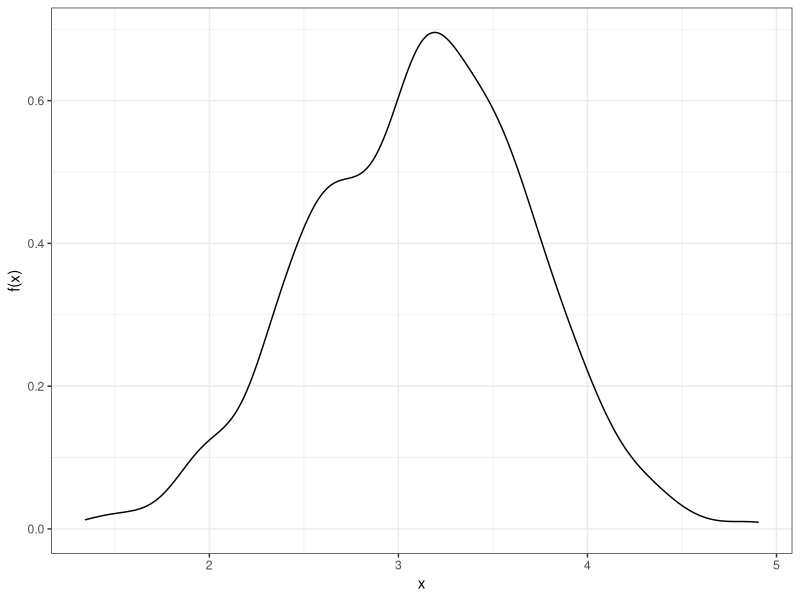
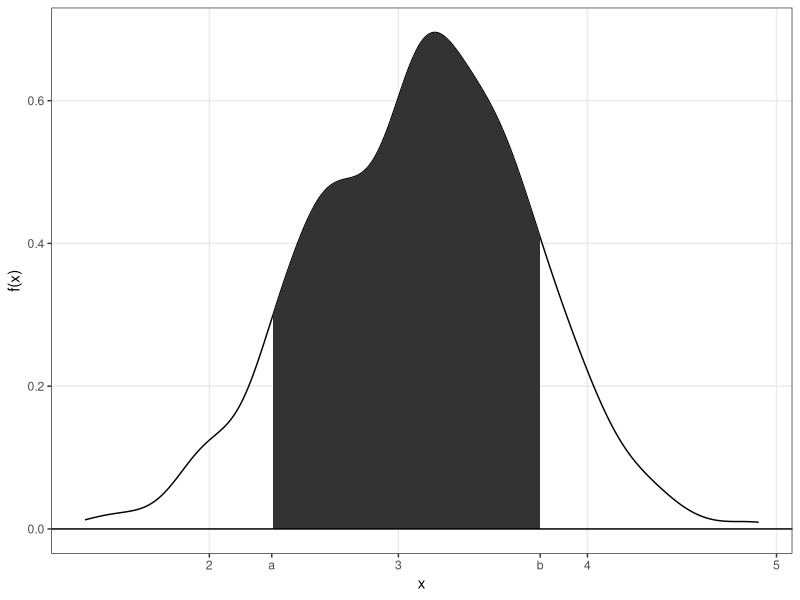
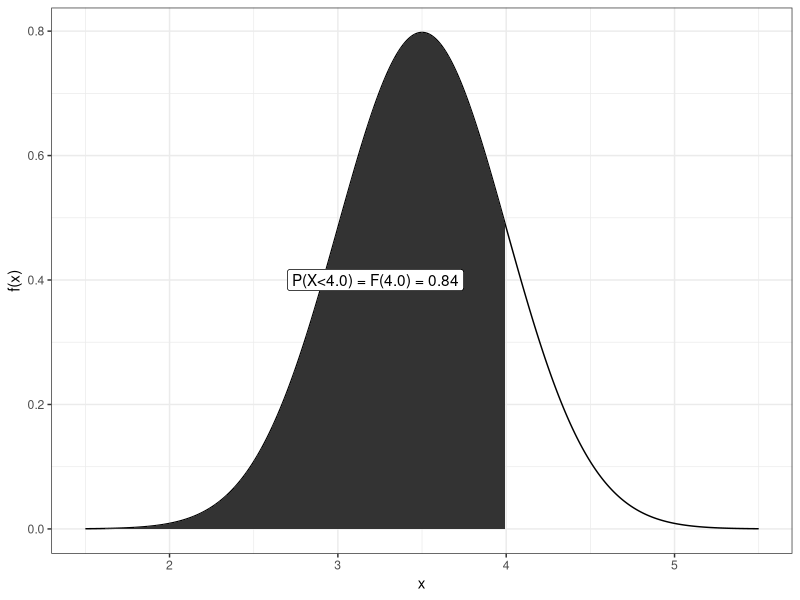
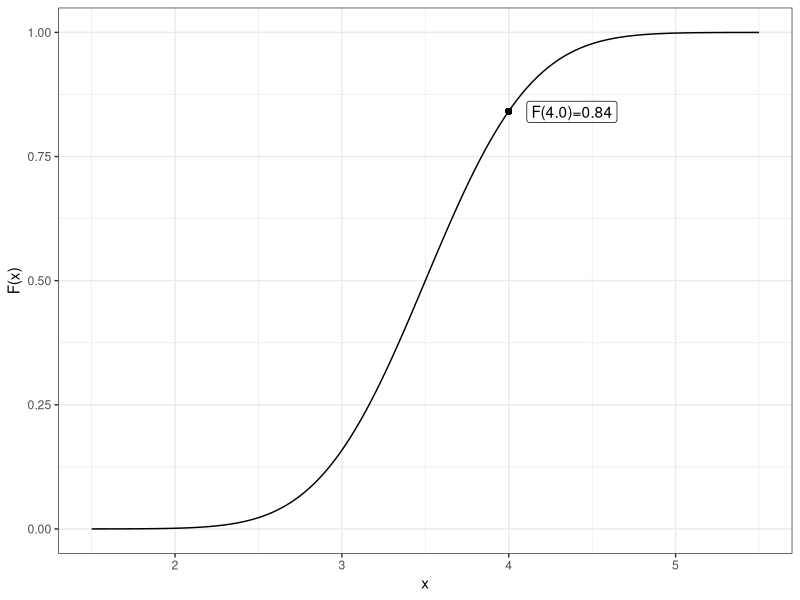
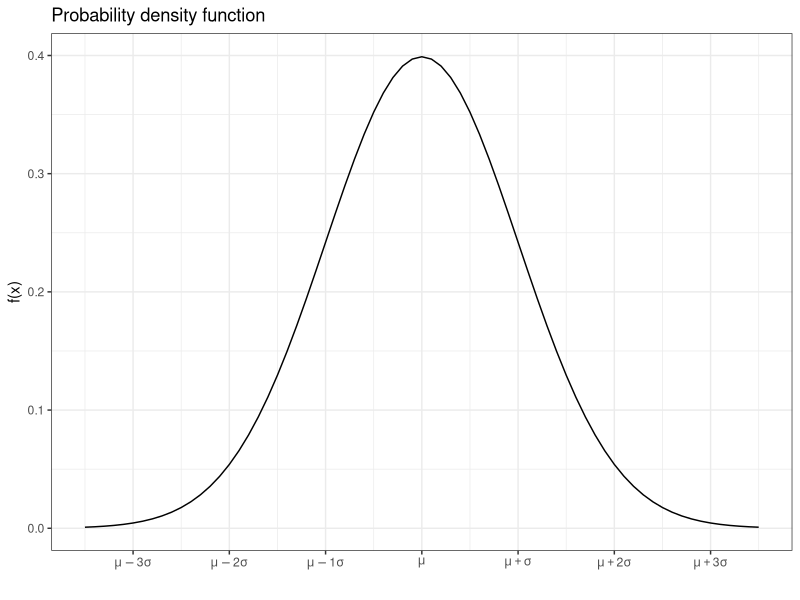
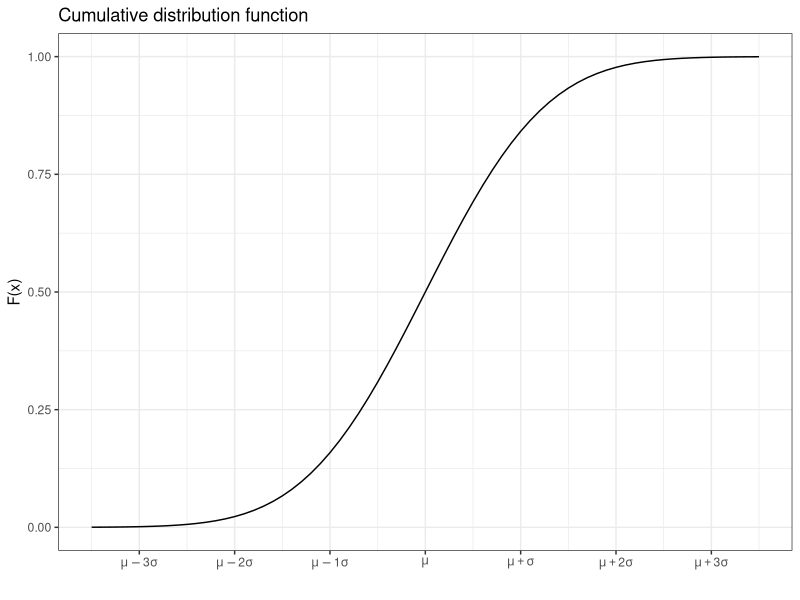
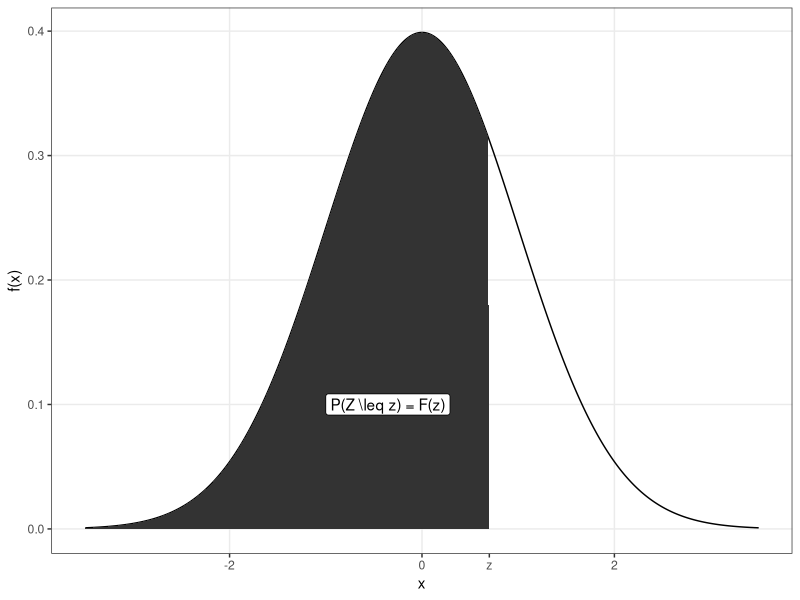
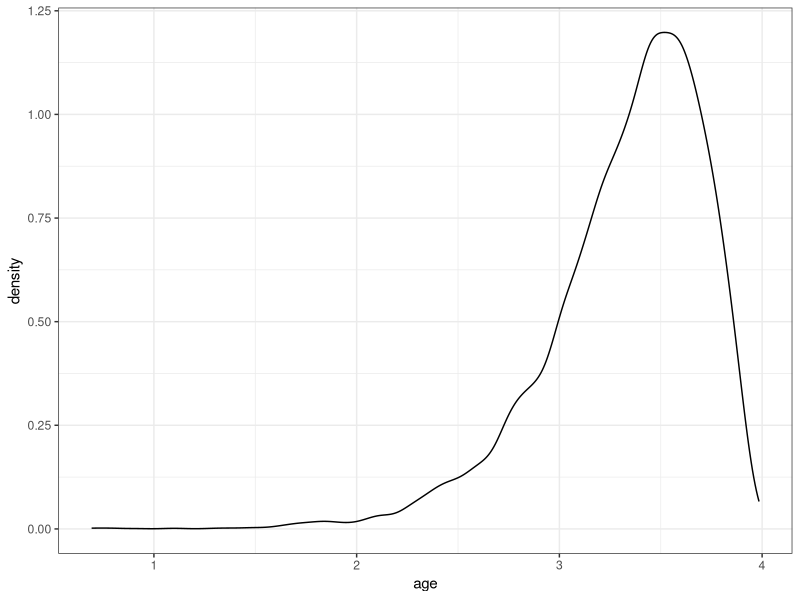

Here is the R script that generated these plots, in order:
## ---- chunk 1
#| label: setup
#| include: FALSE
library(ggplot2)
library(reshape2)
library(knitr)
library(kableExtra)
library(tidyverse)

options(digits=2)
## ---- chunk 2
## ounce <- 0.0283495231
## pound <- 0.45359237
## ggplot(babies, aes(x=wt*ounce)) + theme_bw() + xlab("x") + ylab("f(x)") + geom_density() #+ ggtitle("Weight (kg) of a newborn baby"))
##plot(ggplot(fat, aes(x=weight*pound)) + theme_bw() + xlab("x") + ylab("f(x)") + geom_density() + ggtitle("Weight (kg) of a man"))
##Simulate weights
baby <- data.frame(smoke=sample(1000, x=0:2, prob=c(0.45,0.45,0.1), replace=TRUE)) %>% mutate(m=c(3.4, 3.0, 2.5)[smoke+1], wt=rnorm(n(), mean=m, sd=0.5))
ggplot(baby, aes(x=wt)) + theme_bw() + xlab("x") + ylab("f(x)") + geom_density() 
## ---- chunk 3
#ggplot(baby, aes(x=wt)) + theme_bw() + xlab("x") + ylab("f(x)") + geom_density() 
#plot(ggplot(data.frame(w=wt), aes(x=w)) + theme_bw() + xlab("x") + ylab("f(x)") + geom_density())

df.wt <- density(baby$wt)
df.wt <- data.frame(x=df.wt$x, y=df.wt$y)
plot(ggplot(baby, aes(x=wt)) + theme_bw() + xlab("x") + ylab("f(x)") + geom_density() + geom_area(data=df.wt %>% filter(x<3.75, x>2.33), aes(x=x, y=y)) + scale_x_continuous(breaks=c(2,2.33,3,3.75,4,5), labels=c('2','a','3','b','4','5')) + geom_hline(yintercept=0) + theme(panel.grid.minor = element_blank(), panel.grid.major.x = element_line(color = c("grey92", NA, "grey92", NA, "grey92", "grey92"))))
#plot(ggplot(data.frame(w=wt), aes(x=w)) + theme_bw() + xlab("x") + ylab("f(x)") + geom_density() + geom_area(data=df.wt %>% filter(x<3.75, x>2.33), aes(x=x, y=y)) + scale_x_continuous(breaks=c(2,2.33,3,3.75,4,5), labels=c('2','a','3','b','4','5')) + geom_hline(yintercept=0) + theme(panel.grid=element_blank()))
## ---- chunk 4
w<-seq(1.5,5.5,.01)
df.nwt <- data.frame(w=w, f=dnorm(w, 3.5, 0.5))
#ggplot(df.nwt, aes(x=w, y=f)) + geom_line() + theme_bw() + xlab("Weight (kg)") + ylab("f(x)")
## ---- chunk 5
#| label: fig-wtpdfcdf
#| fig-cap: "Probability density function (PDF) and cumulative distribution function (CDF)."
#| fig-subcap: 
#|   - "PDF"
#|   - "CDF"
#| layout-ncol: 2
plot(ggplot(df.nwt, aes(x=w, y=f)) + geom_line() + theme_bw() + xlab("x") + ylab("f(x)") + geom_area(data=df.nwt %>% filter(w<4.0)) + annotate("label",label=sprintf("P(X<4.0) = F(4.0) = %.2f", pnorm(4,3.5,0.5)), x=2.7, y=0.4, hjust=0))
df.nwt$F <- pnorm(df.nwt$w, 3.5, 0.5)
plot(ggplot(df.nwt, aes(x=w, y=F)) + geom_line() + xlab("x") + ylab("F(x)") + theme_bw() + geom_point(aes(x=4, y=pnorm(4,3.5,.5))) + annotate("label",label=sprintf("F(4.0)=%.2f", pnorm(4,3.5,.5)), x=4, y=.84, hjust=-0.2))##+ ggtitle("Cumulative distribution function") 
## ---- chunk 6
#| fig-cap: "Normal probability density function and cumulative distribution functions."
#| layout-ncol: 2
x <- seq(-3.5, 3.5, .1)
dN <- data.frame(x=x, fx=dnorm(x))
dN <- dN |> mutate(Fx = pnorm(x))
ggplot(dN, aes(x=x, y=fx)) + geom_line() + scale_x_continuous(breaks=-3:3, labels=c(expression(mu-3*sigma),expression(mu-2*sigma), expression(mu-1*sigma), expression(mu), expression(mu+sigma), expression(mu + 2*sigma),  expression(mu + 3*sigma))) + xlab("") + ylab("f(x)") + theme_bw() + ggtitle("Probability density function")
ggplot(dN, aes(x=x, y=Fx)) + geom_line() + scale_x_continuous(breaks=-3:3, labels=c(expression(mu-3*sigma),expression(mu-2*sigma), expression(mu-1*sigma), expression(mu), expression(mu+sigma), expression(mu + 2*sigma),  expression(mu + 3*sigma))) + xlab("") + ylab("F(x)") + theme_bw() + ggtitle("Cumulative distribution function")
## ---- chunk 7
w<-seq(-3.5,3.5,.01)
df.nwt <- data.frame(w=w, f=dnorm(w))
plot(ggplot(df.nwt, aes(x=w, y=f)) + geom_line() + theme_bw() + xlab("x") + ylab("f(x)") + geom_area(data=df.nwt %>% filter(w<0.7)) + annotate("label",label=sprintf("P(Z \\leq z) = F(z)"), x=-1.0, y=0.1, hjust=0) + scale_x_continuous(breaks=c(-2,0,+.7,2), labels=c("-2","0","z","2")) + theme(panel.grid.minor = element_blank(), panel.grid.major.x = element_line(color = c("grey92", "grey92", NA, "grey92"))))
## ---- chunk 8
#| label: tbl-FZtab
#| tbl-cap: "Cumulative distribution function for the standard normal distribution. The table gives $F(z) = P(Z \\leq z)$ for standard normal Z."
z <- sapply(seq(-3.4, -3.49, -0.01), function(x) seq(x,0,0.1))
z <- -z[nrow(z):1,]
z <- sapply(seq(0, 0.09, 0.01), function(x) seq(x,3.49,0.1))
zscore.df <- apply(pnorm(z), 2, function(x) sprintf("%.4f",x))
row.names(zscore.df) <- sprintf("%.1f", z[,1])
colnames(zscore.df) <- seq(0,0.09,0.01)
kable(zscore.df) %>% column_spec(1, bold=TRUE) |> kable_styling()
## ---- chunk 9
#| label: fig-leftskewed
#| fig-cap: "A left skewed distribution. Can for example show the distribution of age of a mouse who died of natural causes."
#| fig.width: 5
miceage <- 2*(2-rgamma(10000, 3, 9))
data.frame(age=miceage) |> ggplot(aes(x=age)) + geom_density() + theme_bw()
## ---- chunk 10
#| label: fig-meanskew
#| fig-cap: "Distribution of sample means, where the means are computed based on random samples of sizes 3, 5, 10, 15, 20 and 30, respectively."
#| fig.width: 5
#| fig.height: 5
rs <- data.frame(n = c(3,5,10,15,20,30)) |> group_by(n) |> summarize(m=replicate(10000, mean(sample(miceage, n))), .groups="drop")
rs |> ggplot(aes(x=m, fill=factor(n))) + geom_histogram(bins=50) + theme_bw() + facet_wrap(~factor(n))+ theme(legend.position="none")
## ---- chunk 11
x <- seq(-0,5, .01)
dX <- data.frame(x=x, n=rep(c(2, 3,4,5,7, 10), each=length(x))) %>%
  mutate(fx=dchisq(x, df=n))
#dT <- data.frame(x=x, fx=dt(x, df=n-1))
ggplot(dX, aes(x=x, y=fx, color=factor(paste0("n=",n), levels=paste0("n=",sort(unique(n)))))) + geom_line() + theme_bw() + scale_color_discrete("") + ylim(c(0,0.5))
## ---- chunk 12
x <- seq(-0,5, .01)
dX <- data.frame(x=x, n1=rep(c(2,4,10), each=length(x)), n2=rep(c(2,4,10), each=length(x)*3)) %>%
  mutate(fx=df(x, df1=n1, df2=n2))
ggplot(dX, aes(x=x, y=fx, color=factor(sprintf("n1=%i, n2=%i",n1, n2), levels=sprintf("n1=%i, n2=%i",rep(sort(unique(n1)), each=3), sort(unique(n2)))))) + geom_line() + theme_bw() + scale_color_discrete("") + ylim(c(0,0.8))
## ---- chunk 13
x <- seq(-3.5,3.5, .01)
dT <- data.frame(x=x, n=rep(c(2, 3,5,7, 10, 15, 20, 30), each=length(x))) %>%
  mutate(fx=dt(x, df=n-1))
#dT <- data.frame(x=x, fx=dt(x, df=n-1))
ggplot(dT, aes(x=x, y=fx, color=factor(paste0("n=",n), levels=paste0("n=",sort(unique(n)))))) + geom_line() + theme_bw() + scale_color_discrete("")
